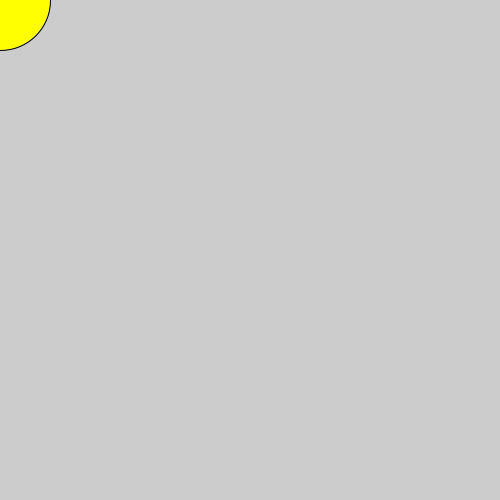
Frame 1 (no input)
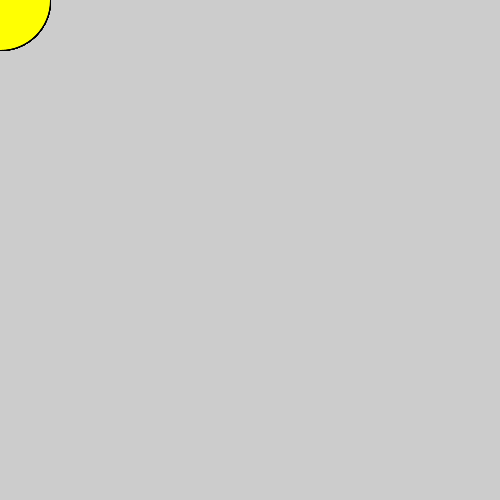
Frame 60 (the mouse pressed at the canvas centre just before this capture)
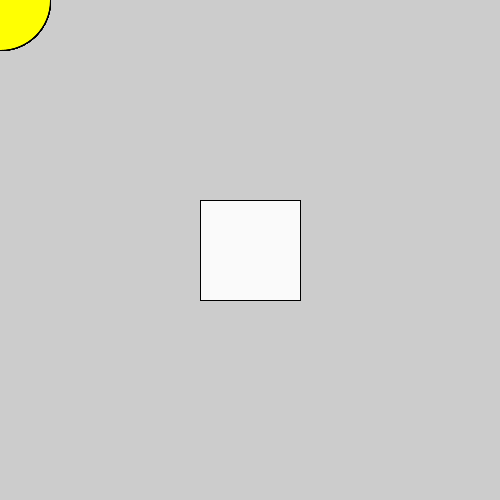
Frame 120 (the mouse held since frame 60 and released just before this capture)

The Processing sketch that drew these frames (run headless with seeded random() and noise(); from frame 60 on, the mouse is pressed at the canvas centre):

// Processing sketch: processing_184353
// ── processing_184353.pde


void setup () {
  size(500, 500);
  // noStroke(); se non voglio il contorno delle forme geometriche
  // noLoop(); se non vuoi il loop devi mettere il comando noLoop nella sezione setup
  //noStroke();

  /* un altro modo per cambiare forma a seconda della posizione del mouse ( a parte questo 
   if(mouseX < 250){
   ellipse(mouseX, mouseY, 100, 100);
   }
   else {
   rect(mouseX -50, mouseY -50, 100, 100);
   //rect(mouseX, mouseY, 100, 100); 
   è questo:
   */

  //CENTER
  //CORNER
  rectMode(CENTER);
}

// loop with a frame-rate of 60
void draw () {

  /*     il comando BACKGROUND serve a impostare lo sfondo = ogni volta che il loop inizia si pulisce lo sfondo 
   (quindi impostarlo se non si vuole la ripetizione dell'oggetto
   TIPOLOGIE DI COLORAZIONE DELLO SFONDO: 
   1 background(color)
   2 background(greyscale)
   3 background(r,g,b)
   */

  // background(200); IMPOSTARE COLORE BACKGROUNG

  //richieste al programma: if the mouse is pressed then the ellipse change color (example)

  if (mousePressed) {
    // fill (red, green, blue, alpha);
    //fill(0, 90, 200);
    fill(mouseY, mouseX, 500-mouseX);
  } else {
    fill(255, 255, 2);
  }

  //println(framecount);

  // if (frameCount%10==0) {}
  /* rect oppure ellipse(x, y, width, height)
   //mouseX = fa muovere le coordinate dell'oggetto in base al movimento del mouse
   mouseY = fa muovere le coordinate dell'oggetto in base al movimento del mouse
   ellipse(mouseX, mouseY, 100, 100);
   */

  //CAMBIARE LA FORMA DELL'OGGETTO A SECONDA DELLA POSIZIONE DEL PUNTATORE: sempre la condizione dell' if, else. 
  //Si indica nella parentesi dell'if se il mouse si trova a meno o a più dalle coordinate in pixel della posizione del mouse


  if (mouseX < 250) {
    ellipse(mouseX, mouseY, 100, 100);
    //per farlo scomparire quando si muove il mouse a sinistra il comando è qui:
    //noCursor();
  } else {
    //rect(mouseX -50, mouseY -50, 100, 100); per cambiare l'origine del rettangolo che mi appare a sinistra rispetto al mouse.
    rect(mouseX, mouseY, 100, 100); //se voglio che il cerchio si trasformi in rettangolo quando vado a sinistra
    //cursor();
  }
}
